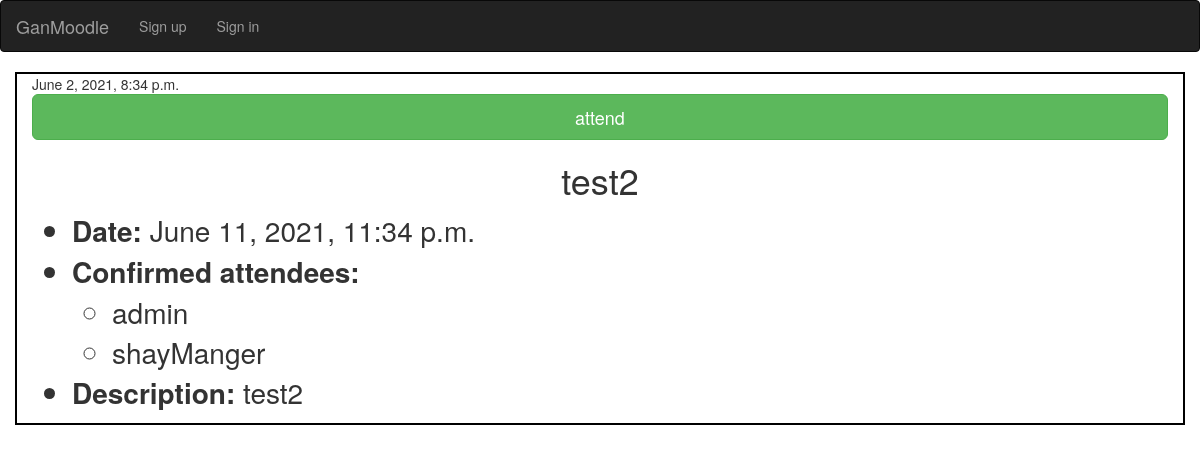
Page /events/event/2 on the earlier database version.
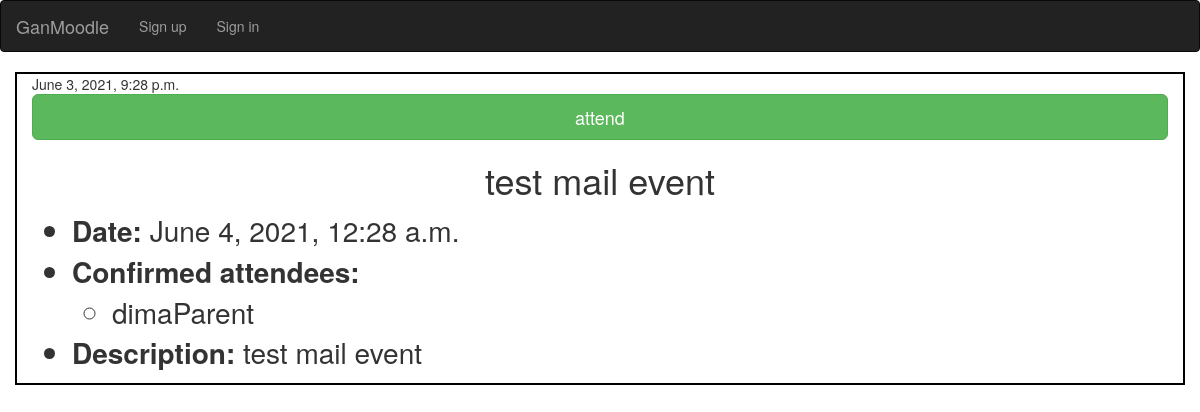
Same page on the later database version.
### events/models.py (models this page shows, shortened)
class Event(models.Model):
    auther =models.ForeignKey("users.Manager", on_delete=models.CASCADE)
    name = models.CharField(max_length=200)
    date = models.DateTimeField()
    attendees = models.ManyToManyField(User,blank=True)
    discription = models.TextField()
    created_date = models.DateTimeField(default=timezone.now)
    published_date = models.DateTimeField(blank=True,null=True)

### users/models.py (models this page shows)
class User(AbstractUser):
    is_admin = models.BooleanField(default=False)
    is_manager = models.BooleanField(default=False)
    is_parent = models.BooleanField(default=False)
    first_name = models.CharField(max_length=100)
    last_name = models.CharField(max_length=100)
    phone_number = models.CharField(max_length=10)
    gangroups = models.ManyToManyField(GanGroup)
    profile_pic = models.ImageField(upload_to='profilepics',null=True,blank=True)

### events/views.py (the view)
# urls.py: path('event/<int:pk>',views.EventDetailView.as_view(),name='event_detail'),
class EventDetailView(DetailView):
    model = Event

### templates/events/event_detail.html (shortened to what this page needs)
{% load widget_tweaks %}
<!DOCTYPE html>
<html lang="en">
<head>
    <link rel="stylesheet" href="https://maxcdn.bootstrapcdn.com/bootstrap/3.3.7/css/bootstrap.min.css">
</head>
<body>
  <nav class="navbar navbar-inverse">
    <div class="container-fluid">
  <div class="navbar-header">
    <a class="navbar-brand" href="{% url 'homepage' %}">GanMoodle</a>
  </div>
  <div class="collapse navbar-collapse" id="bs-example-navbar-collapse-1">
    <ul class="nav navbar-nav">
      {% if user.is_authenticated %}
        <li class="nav-item">
          <a class="nav-link" href="{% url 'logout' %}">Logout</a>
        </li>
        <li class="nav-item">
          <a class="btn btn-outline-primary" href="{% url 'profile' %}">{{user.username|title}}</a>
        </li>
        <li class="nav-item">
          <a class="btn btn-outline-primary" href="{% url 'events_list' %}">Events</a>
        </li>
        {% if user.is_manager %}
        <li class="nav-item">
          <a class="btn btn-outline-primary" href="{% url 'event_new' %}">new</a>
        </li>
        <li class="nav-item">
          <a class="btn btn-outline-primary" href="{% url 'event_draft_list' %}">Drafts</a>
        </li>
        {% endif %}
      {% else %}
      <li><a href="{% url 'register' %}">Sign up </a></li>
      <li ><a  href="{% url 'login' %}">Sign in</a></li>
      {% endif %}
    </ul>
    </div>
  </div>
  </nav>
<div class="container">
{% if event.published_date %}
<div class="date eventdate">
    {{event.published_date}}
</div>
{% else %} <br>
<div class="publish">
<a class="btn btn-success btn-lg btn-block" href="{% url 'event_publish' pk=event.pk %}">Publish</a>
</div>
{% endif %}
{% if user in event.attendees.all %}
  <strong>you are attending this event!</strong> <a href={% url 'event_attend_remove' pk=event.pk %}>Cancel attendence</a>
{% else %}
  <div class="attend">
      <a class="btn btn-success btn-lg btn-block" href="{% url 'event_attend' pk=event.pk  %}">attend</a>
  </div>
{% endif %}
<h1 class="event-title loader">{{event.name}}</h1>
<ul class='details'>
  <li><strong>Date:</strong>  {{event.date}}</li>
  <li><strong>Confirmed attendees:</strong>
    <ul>{% for att in event.attendees.all%}
     <li>{{att}}</li>
    {% endfor %}
  </ul>
  </li>
  <li> <strong>Description:</strong>
    {{event.discription}}</li>
 </ul>
</div>

Differences in the rows shown:
no longer on this page (row edited): User: username "admin"
no longer on this page (row edited): User: username "shayManger"
changed Event: published_date "June 2, 2021, 8:34 p.m." → "June 3, 2021, 9:28 p.m."; name "test2" → "test mail event"; date "June 11, 2021, 11:34 p.m." → "June 4, 2021, 12:28 a.m."; discription "test2" → "test mail event"
now on this page (row edited): User: username "dimaParent"
